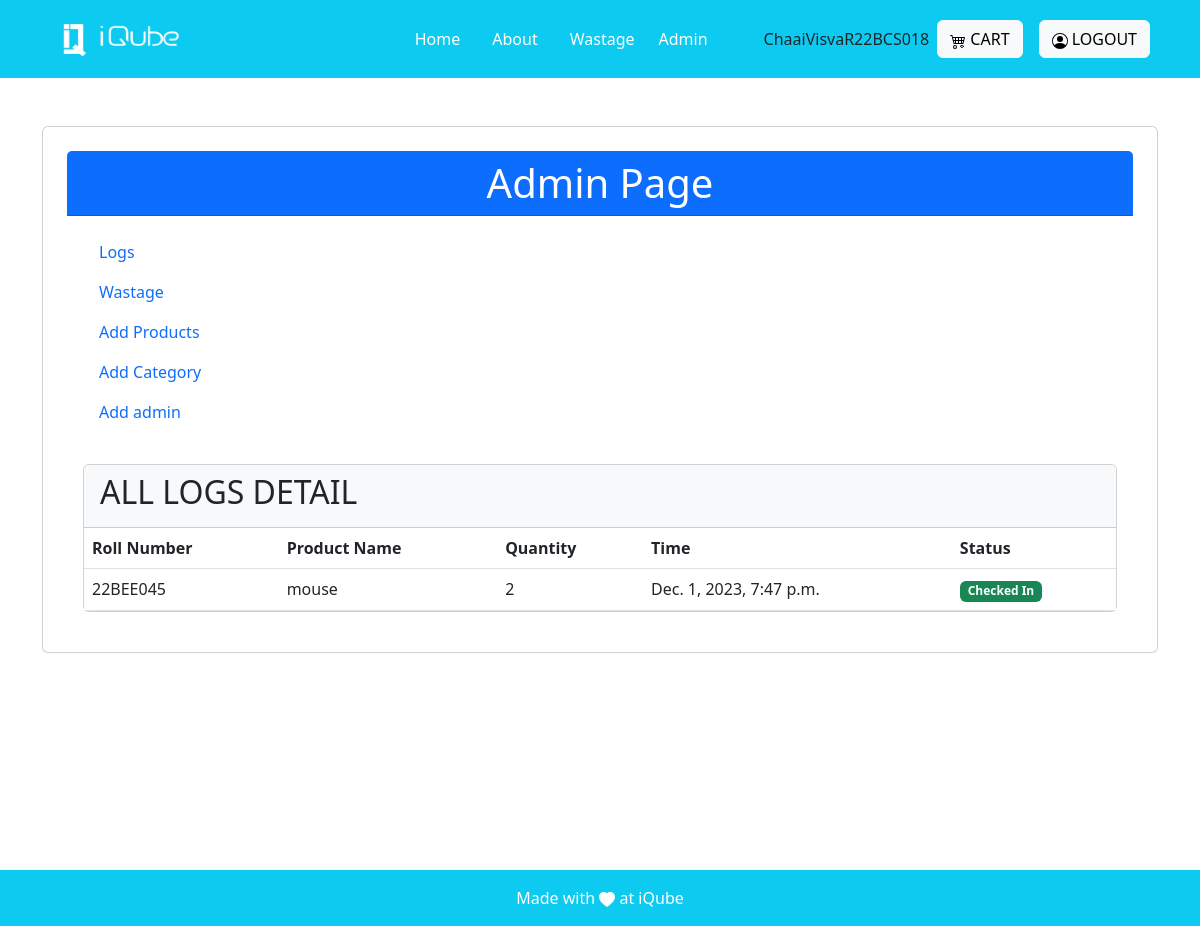
Before: /admin_views/ (signed in) with the older database file.
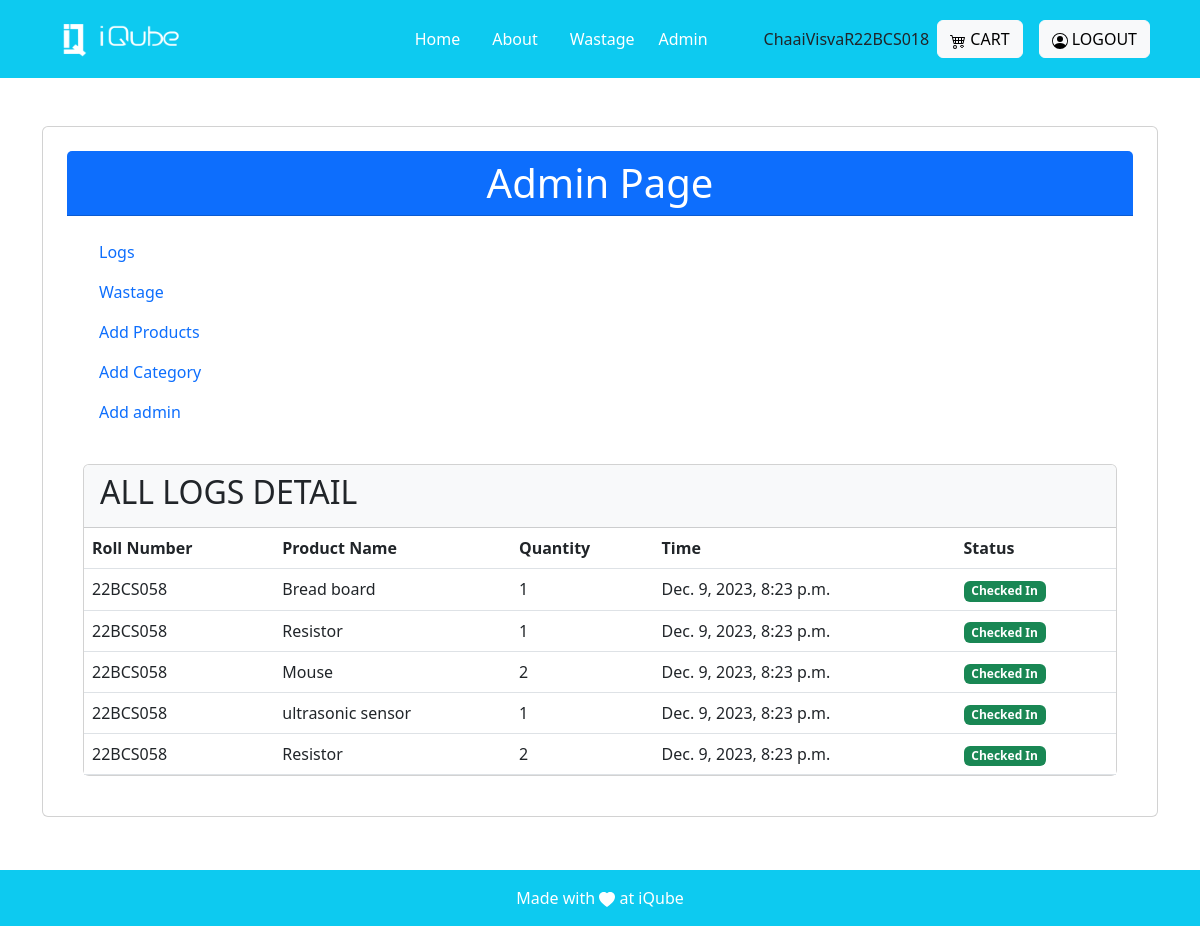
After: the same page with the newer database file.
### invention/models.py (models this page shows, shortened)
class Log(models.Model):
    user = models.ForeignKey(User, on_delete=models.CASCADE)
    product = models.ForeignKey('Product', on_delete=models.CASCADE)
    quantity = models.PositiveIntegerField(default=0)
    created_at = models.DateTimeField(auto_now_add=True)
    status = models.CharField(max_length=20, choices=[('checked_in','checked_in'),('checked_out','checked_out')])

class Product(models.Model):
    name=models.CharField(max_length=255)
    decription=models.CharField(max_length=100)
    actual_count=models.PositiveIntegerField()
    available_count=models.PositiveIntegerField()
    dummy_count = models.PositiveIntegerField()
    category= models.ForeignKey('Category', on_delete=models.CASCADE)
    created_at = models.DateTimeField(auto_now=True)
    image = models.ImageField(upload_to='images')

### invention/decorators.py (the view)
        def wrapper_func(request, *args, **kwargs):
            group = None
            if request.user.groups.exists():
                group = request.user.groups.all()[0].name
            if group in allowed_roles:
              return view_func(request, *args, **kwargs)
            else:
                return render(request, 'no_permission.html')

### invention/views.py (called while the page is built)
@login_required(login_url='login')
@allowed_user(allowed_roles=['admin', 'superadmin'])
def admin_view(request):
    log = Log.objects.all()
    return render(request, 'admin.html', {'log':log,})

### invention/templates/admin.html (shortened to what this page needs)
{% extends 'base.html' %}
{% block base %}
<!DOCTYPE html>
<html lang="en">
<head>
    <link href="https://cdn.jsdelivr.net/npm/bootstrap@5.3.0/dist/css/bootstrap.min.css" rel="stylesheet">
</head>
<body>
    <div class="overlay"></div>
    <div class="container mt-5 vh-100">
        <div class="card p-4">
            <div class="card-header bg-primary text-white text-center">
                <h1 class="mb-0">Admin Page</h1>
            </div>
            <div class="card-body">
                <ul class="nav flex-column">
                    <li class="nav-item"><a href="{% url 'admin_views' %}" class="nav-link">Logs</a></li>
                    <li class="nav-item"><a href="{% url 'wastage_render' %}" class="nav-link">Wastage</a></li>
                    <li class="nav-item"><a href="{% url 'Add_product' %}" class="nav-link">Add Products</a></li>
                    <li class="nav-item"><a href="{% url 'Add_category' %}" class="nav-link">Add Category</a></li>
                    <li class="nav-item"><a href="{% url 'users_list' %}" class="nav-link">Add admin</a></li>
                </ul>
            </div>
            <div class="card-body">
                <div class="card bg-white">
                    <div class="card-header bg-light">
                        <h2 class="card-title">ALL LOGS DETAIL</h2>
                    </div>
                    <div class="card-body p-0">
                        <div class="table-responsive">
                            <table class="table table-hover mb-0">
                                <thead>
                                    <tr>
                                        <th>Roll Number</th>
                                        <th>Product Name</th>
                                        <th>Quantity</th>
                                        <th>Time</th>
                                        <th>Status</th>
                                    </tr>
                                </thead>
                                <tbody>
                                    {% for i in log %}
                                    <tr>
                                        <td>{{i.user}}</td>
                                        <td>{{i.product.name}}</td>
                                        <td>{{i.quantity}}</td>
                                        <td>{{i.created_at}}</td>
                                        <td>
                                            {% if i.status == 'checked_out' %}
                                            <span class="badge bg-danger">Checked out</span>
                                            {% else %}
                                            <span class="badge bg-success">Checked In</span>
                                            {% endif %}
                                        </td>
                                    </tr>
                                    {% endfor %}
                                </tbody>
                            </table>
                        </div>
                    </div>
                </div>
            </div>
        </div>
    </div>
</body>
</html>
{% endblock %}

### invention/templates/base.html (shortened to what this page needs)
{% load static %}
<!DOCTYPE html>
<html lang="en">
<head>
    <link href="https://cdn.jsdelivr.net/npm/bootstrap@5.3.2/dist/css/bootstrap.min.css" rel="stylesheet"
>
</head>
<body>
    <nav class="sticky-top navbar navbar-expand-lg navbar-dark bg-info p-3">
    <div class="container">
            <a class="navbar-brand" href="#">
                <img src="{% static 'images/logo-white.png' %}" alt="Logo" height="36" width="150">
            </a>
            <div class="collapse navbar-collapse justify-content-end" id="navbarNav">
                <ul class="navbar-nav mx-5">
                    <li class="nav-item mx-2">
                        <a class="nav-link active" href="{% url 'Home'%}">Home</a>
                    </li>
                    <li class="nav-item mx-2">
                        <a class="nav-link active" href="{% url 'About' %}">About</a>
                    </li>
                    <li class="nav-item mx-2">
                        <a class="nav-link active" href="{% url 'Add_wastage'%}">Wastage</a>
                    </li>
                   {% if request.user.group == "admin" or "superadmin" %}
                    <li>
                        <a   class="nav-link active" href="{% url 'admin_views' %}">Admin</a>
                    </li>
                    {% endif %}
                </ul>
            </div>
            {{request.user.username}}
            <div class="mt-3 mt-lg-0 mx-2">
                <a class="btn btn-light" href="{% url 'view_cart' %}">
                    CART
                </a>
            </div>
            {% if not user.is_authenticated %}
            <div class="mt-3 mt-lg-0 mx-2">
                <a class="btn btn-light" href="{% url "social:begin" 'azuread-tenant-oauth2' %}">
                    <svg xmlns="http://www.w3.org/2000/svg" width="16" height="16" fill="currentColor" class="bi bi-person-circle" viewBox="0 0 16 16">
                    <path d="M11 6a3 3 0 1 1-6 0 3 3 0 0 1 6 0"/>
                        <path fill-rule="evenodd" d="M0 8a8 8 0 1 1 16 0A8 8 0 0 1 0 8m8-7a7 7 0 0 0-5.468 11.37C3.242 11.226 4.805 10 8 10s4.757 1.225 5.468 2.37A7 7 0 0 0 8 1"/>
                    </svg>
                    LOGIN
                </a>
            </div>
            {% else %}
            <div class="mt-3 mt-lg-0 mx-2">
                <a class="btn btn-light" href="{% url 'logout' %}">
                    LOGOUT
                </a>
            </div>
            {% endif %}
        </div>
    </nav>
    <main>
        <div>
            {% block base %}{% endblock %}
        </div>
    </main>
    <footer class="bg-light text-center text-lg-start fixed-bottom">
        <div class="text-center p-3 bg-info p-3" style=" color: white;">
            <div>Made with
                <svg xmlns="http://www.w3.org/2000/svg" width="16" height="16" fill="currentColor"
                    class="bi bi-heart-fill" viewBox="0 0 16 16">
                    <path fill-rule="evenodd"
                        d="M8 1.314C12.438-3.248 23.534 4.735 8 15-7.534 4.736 3.562-3.248 8 1.314z" />
                </svg>
               at iQube
            </div>
        </div>
    </footer>
</body>
</html>
{% load sweetify %}

### invention/templates/base.html (style rules this page uses)
html { scroll-behavior:smooth; }

### invention/templates/admin.html (style rules this page uses)
body { background: url('your-background-image.jpg') no-repeat center center fixed; background-size: cover; }
.overlay { background-color: rgba(0, 0, 0, 0); position: absolute; top: 0; bottom: 0; left: 0; right: 0; }
.container { position: relative; z-index: 1; }

Changed rows visible on the page:
removed Log: user "22BEE045", product.name "mouse", quantity "2", created_at "Dec. 1, 2023, 7:47 p.m.", status "Checked In"
added Log: user "22BCS058", product.name "Bread board", quantity "1", created_at "Dec. 9, 2023, 8:23 p.m.", status "Checked In"
added Log: user "22BCS058", product.name "Resistor", quantity "1", created_at "Dec. 9, 2023, 8:23 p.m.", status "Checked In"
added Log: user "22BCS058", product.name "Mouse", quantity "2", created_at "Dec. 9, 2023, 8:23 p.m.", status "Checked In"
added Log: user "22BCS058", product.name "ultrasonic sensor", quantity "1", created_at "Dec. 9, 2023, 8:23 p.m.", status "Checked In"
added Log: user "22BCS058", product.name "Resistor", quantity "2", created_at "Dec. 9, 2023, 8:23 p.m.", status "Checked In"
